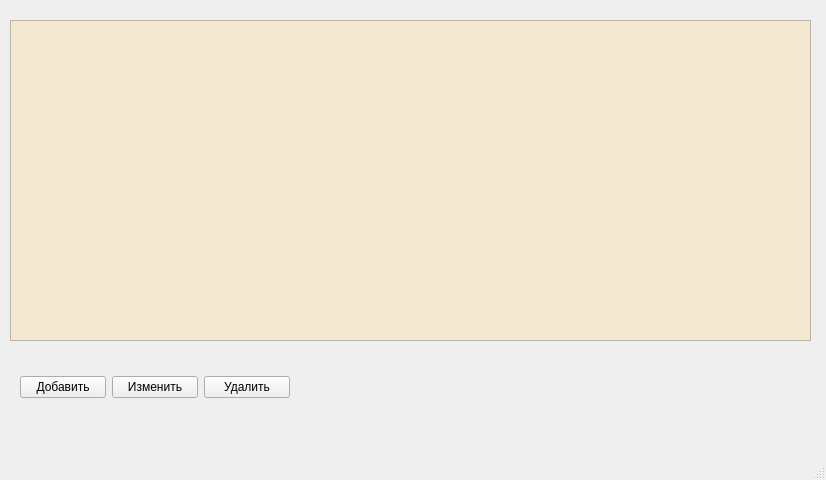
<?xml version="1.0" encoding="UTF-8"?>
<ui version="4.0">
 <class>MainWindow</class>
 <widget class="QMainWindow" name="MainWindow">
  <property name="geometry">
   <rect>
    <x>0</x>
    <y>0</y>
    <width>826</width>
    <height>480</height>
   </rect>
  </property>
  <property name="windowTitle">
   <string>MainWindow</string>
  </property>
  <widget class="QWidget" name="centralwidget">
   <widget class="QWidget" name="widget2">
    <property name="geometry">
     <rect>
      <x>20</x>
      <y>370</y>
      <width>270</width>
      <height>34</height>
     </rect>
    </property>
    <layout class="QHBoxLayout" name="horizontalLayout_4">
     <item>
      <widget class="QPushButton" name="btn_add">
       <property name="styleSheet">
        <string>font: 12pt &quot;Segoe UI&quot;;</string>
       </property>
       <property name="text">
        <string>Добавить</string>
       </property>
      </widget>
     </item>
     <item>
      <widget class="QPushButton" name="btn_edit">
       <property name="styleSheet">
        <string>font: 12pt &quot;Segoe UI&quot;;</string>
       </property>
       <property name="text">
        <string>Изменить</string>
       </property>
      </widget>
     </item>
     <item>
      <widget class="QPushButton" name="btn_delete">
       <property name="styleSheet">
        <string>font: 12pt &quot;Segoe UI&quot;;</string>
       </property>
       <property name="text">
        <string>Удалить</string>
       </property>
      </widget>
     </item>
    </layout>
   </widget>
   <widget class="QScrollArea" name="scrollArea">
    <property name="geometry">
     <rect>
      <x>10</x>
      <y>20</y>
      <width>801</width>
      <height>321</height>
     </rect>
    </property>
    <property name="styleSheet">
     <string notr="true">background-color: rgb(244, 232, 211);</string>
    </property>
    <property name="widgetResizable">
     <bool>true</bool>
    </property>
    <widget class="QWidget" name="scrollAreaWidgetContents">
     <property name="geometry">
      <rect>
       <x>0</x>
       <y>0</y>
       <width>797</width>
       <height>317</height>
      </rect>
     </property>
     <widget class="QWidget" name="verticalLayoutWidget">
      <property name="geometry">
       <rect>
        <x>9</x>
        <y>9</y>
        <width>781</width>
        <height>301</height>
       </rect>
      </property>
      <layout class="QVBoxLayout" name="verticalLayout"/>
     </widget>
    </widget>
   </widget>
  </widget>
  <widget class="QMenuBar" name="menubar">
   <property name="geometry">
    <rect>
     <x>0</x>
     <y>0</y>
     <width>826</width>
     <height>33</height>
    </rect>
   </property>
  </widget>
  <widget class="QStatusBar" name="statusbar"/>
 </widget>
 <resources/>
 <connections/>
</ui>
